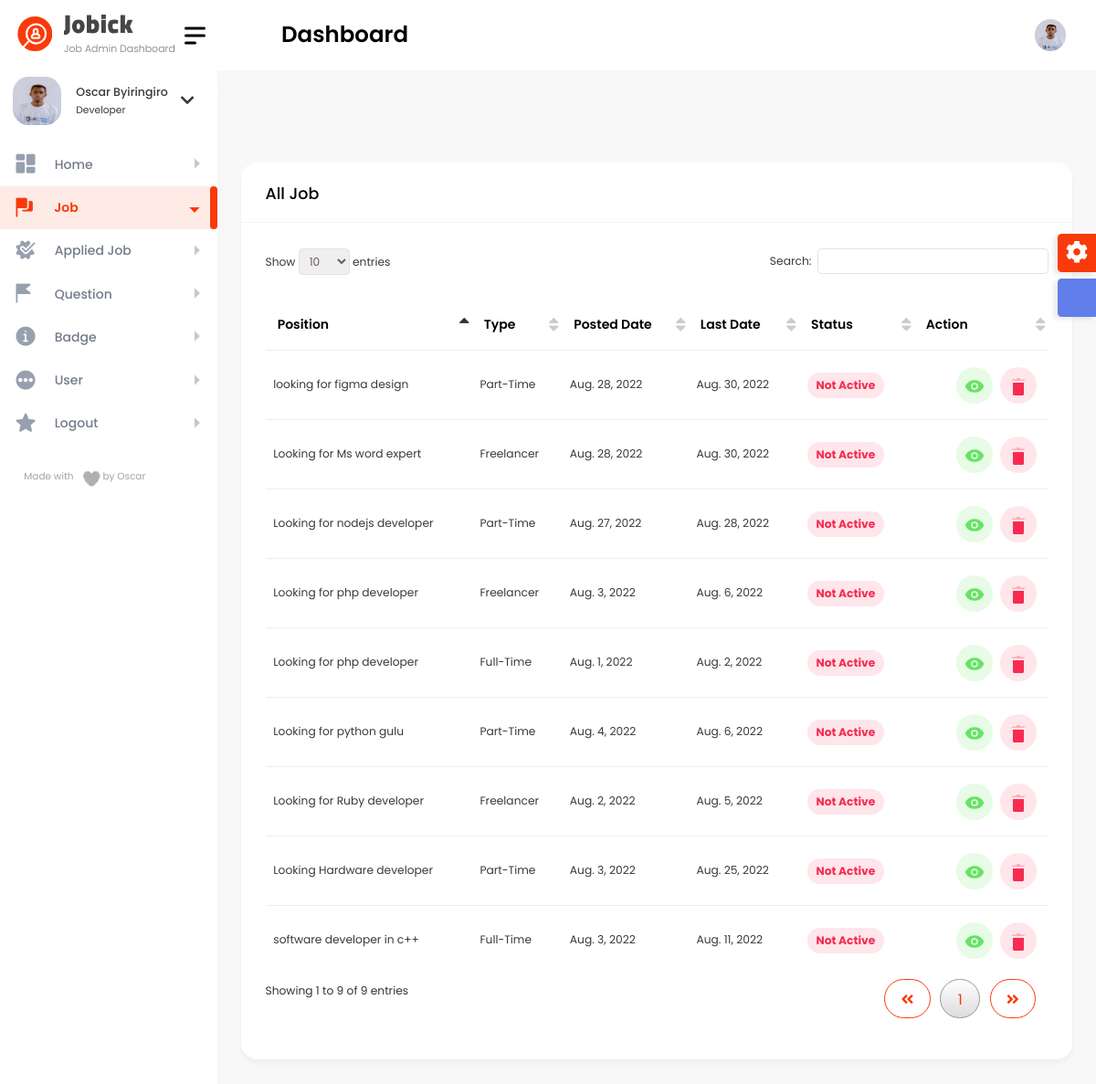
The page /super_admin/all_job_super/ (signed in) on the database as committed earlier.
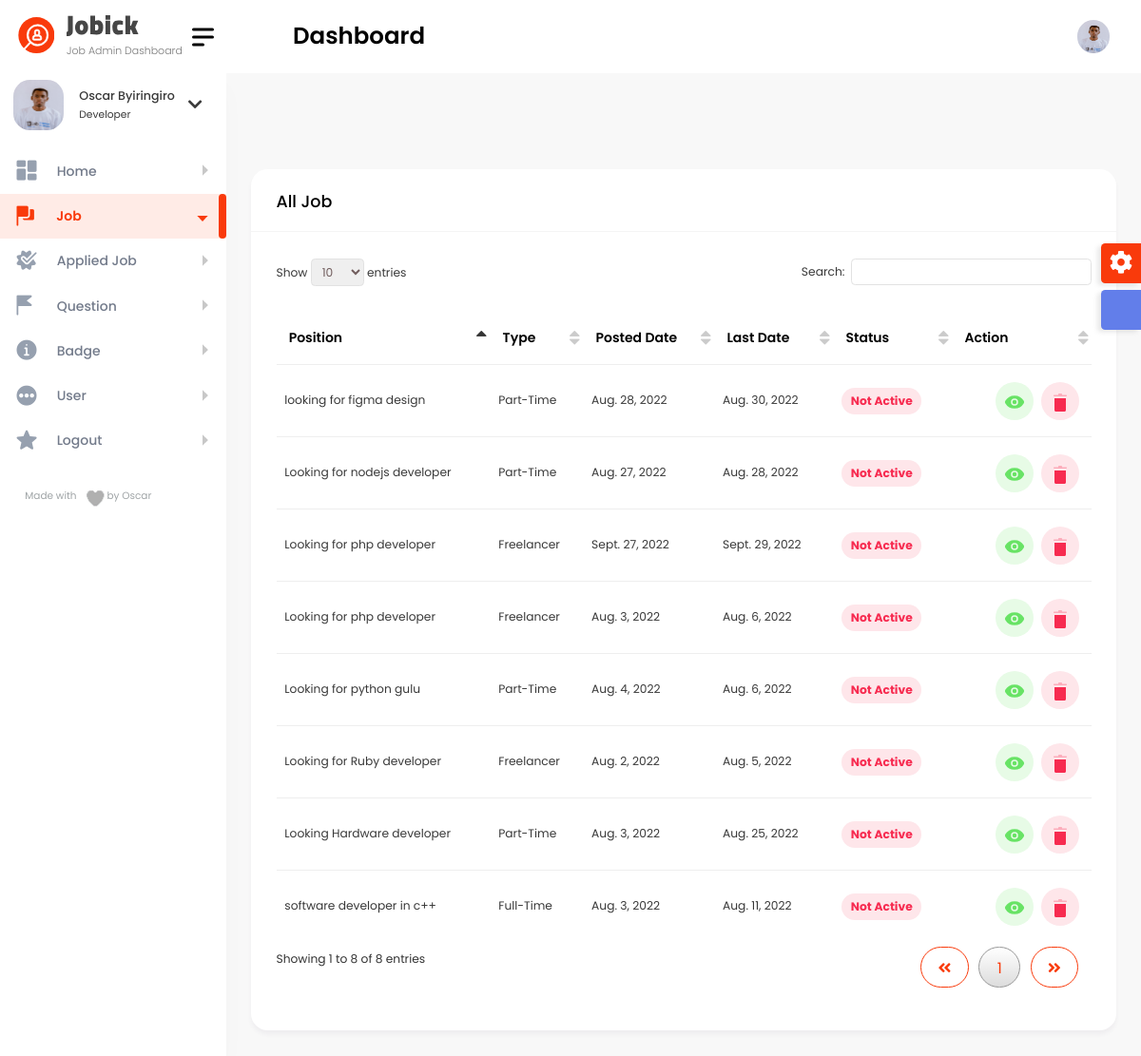
The same page on the database as committed later.
### questions/models.py (models this page shows, shortened)
class Job_work(models.Model):
    job_owner = models.ForeignKey(User, on_delete=models.CASCADE, default=1)
    title_developer = models.CharField(max_length=250)
    title_task = models.CharField(max_length=250)
    amount_range_start = models.PositiveIntegerField()
    amount_range_end = models.PositiveIntegerField()
    tags = models.CharField(max_length=250)
    job_description = models.TextField()
    experience = models.CharField(max_length=250)
    job_type = models.CharField(max_length=250)
    enable_remote = models.BooleanField()
    country_location = models.CharField(max_length=250)
    viewed = models.PositiveIntegerField(default=0)
    job_hired = models.BooleanField(default=False)
    published_date = models.DateField(auto_now_add=True)
    expire_date = models.DateField()
    class Meta:
        verbose_name_plural = 'Job'

### super_admin/decorators.py (the view)
    def wrapper_func(request, *args, **kwargs):
        if not request.user.is_authenticated:
            return redirect('super_login')
        if not request.user.admin:
            return redirect('super_login')
        else:
            return view_func(request, *args, **kwargs)

### super_admin/views.py (called while the page is built)
@is_admin_user
def all_job_super(request):
    job_posted = Job_work.objects.all().order_by('-published_date')
    context = {
        'job': job_posted,
        'now': now.date()
    }
    return render(request, 'all_job_super.html', context)

### super_admin/templates/all_job_super.html (shortened to what this page needs)
{% include 'super_admin/base.html' %}
{% load static %}
{% block content %}
        <div class="content-body">
            <div class="container-fluid">
                <div class="row">
                    <div class="col-12">
                        <div class="card">
                            <div class="card-header">
                                <h4 class="card-title">All Job</h4>
                            </div>
                            <div class="card-body">
                                <div class="table-responsive">
                                    <table id="example3" class="display" style="min-width: 845px">
                                        <thead>
                                            <tr>
                                                <th>Position</th>
                                                <th>Type</th>
                                                <th>Posted Date</th>
                                                <th>Last Date</th>
                                                <th>Status</th>
                                                <th>Action</th>
                                            </tr>
                                        </thead>
                                        <tbody>
                                        {% for job in job %}
                                            <tr>
										<td>{{ job.title_developer }}</td>
										<td class="wspace-no">{{ job.job_type }}</td>
										<td>{{ job.published_date }}</td>
										<td>{{ job.expire_date }}</td>
                                                {% if now > job.expire_date or job.job_hired == True  %}
										        <td><span class="badge badge-danger badge-lg light">Not Active</span></td>
                                                    {% else %}
                                                    <td><span class="badge badge-success badge-lg light">Active</span></td>
                                                {% endif %}
										<td>
											<div class="action-buttons d-flex justify-content-end">
												<a href="{% url 'all_job_view_super' job.id %}" class="btn btn-success light mr-2">
												</a>
												<a href="{% url 'job_delete_super' job.id %}" class="btn btn-danger light">
												</a>
											</div>
										</td>
									</tr>
                                        {% endfor %}
                                        </tbody>
                                    </table>
                                </div>
                            </div>
                        </div>
                    </div>
				</div>
            </div>
        </div>
{% endblock %}

Rows that differ between the two databases and show on the page:
removed Job_work: title_developer "Looking for Ms word expert", job_type "Freelancer", published_date "Aug. 28, 2022", expire_date "Aug. 30, 2022", shows "Not Active"
removed Job_work: title_developer "Looking for php developer", job_type "Full-Time", published_date "Aug. 1, 2022", expire_date "Aug. 2, 2022", shows "Not Active"
added Job_work: title_developer "Looking for php developer", job_type "Freelancer", published_date "Sept. 27, 2022", expire_date "Sept. 29, 2022", shows "Not Active"
Other text that changed with them:
text written by a page script: "Show entries Search: Showing 1 to 9 of 9 entries 1" → "Show entries Search: Showing 1 to 8 of 8 entries 1"
